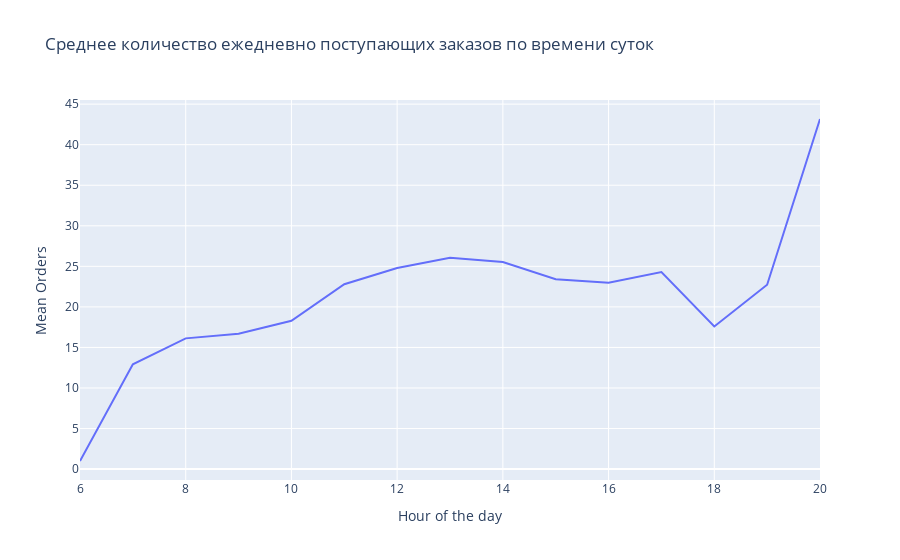

Notebook code cell kept with this figure:
### Markdown cell above
Найдём среднее количество ежедневно поступающих заказов в каждый из часов.

### Code cell
# Группировка данных по дате и часу совершения транзакции
orders_per_hour = data.groupby(['InvoiceDate', 'Invoice_hour']).size().reset_index(name='Orders')

# Нахождение среднего количества ежедневно поступающих заказов в каждый час
mean_orders_per_hour = orders_per_hour.groupby('Invoice_hour')['Orders'].mean().reset_index(name='Mean_Orders')

# Построение визуализации
fig = px.line(mean_orders_per_hour, x='Invoice_hour', y='Mean_Orders', title='Среднее количество ежедневно поступающих заказов по времени суток', labels={'Invoice_hour': 'Hour of the day', 'Mean_Orders': 'Mean Orders'})
fig.show()

### Figure 1 — Plotly figure (JSON) as saved in the notebook; plotly's stock layout.template omitted (floating-point values rounded to 4 significant figures)
{"data": [{"hovertemplate": "Hour of the day=%{x}<br>Mean Orders=%{y}<extra></extra>", "legendgroup": "", "line": {"color": "#636efa", "dash": "solid"}, "marker": {"symbol": "circle"}, "mode": "lines", "name": "", "orientation": "v", "showlegend": false, "type": "scatter", "x": [6, 7, 8, 9, 10, 11, 12, 13, 14, 15, 16, 17, 18, 19, 20], "xaxis": "x", "y": [1, 12.93, 16.12, 16.68, 18.29, 22.79, 24.8, 26.07, 25.53, 23.42, 22.98, 24.29, 17.59, 22.74, 43.17], "yaxis": "y"}], "layout": {"legend": {"tracegroupgap": 0}, "title": {"text": "Среднее количество ежедневно поступающих заказов по времени суток"}, "xaxis": {"anchor": "y", "domain": [0, 1], "title": {"text": "Hour of the day"}}, "yaxis": {"anchor": "x", "domain": [0, 1], "title": {"text": "Mean Orders"}}}}
